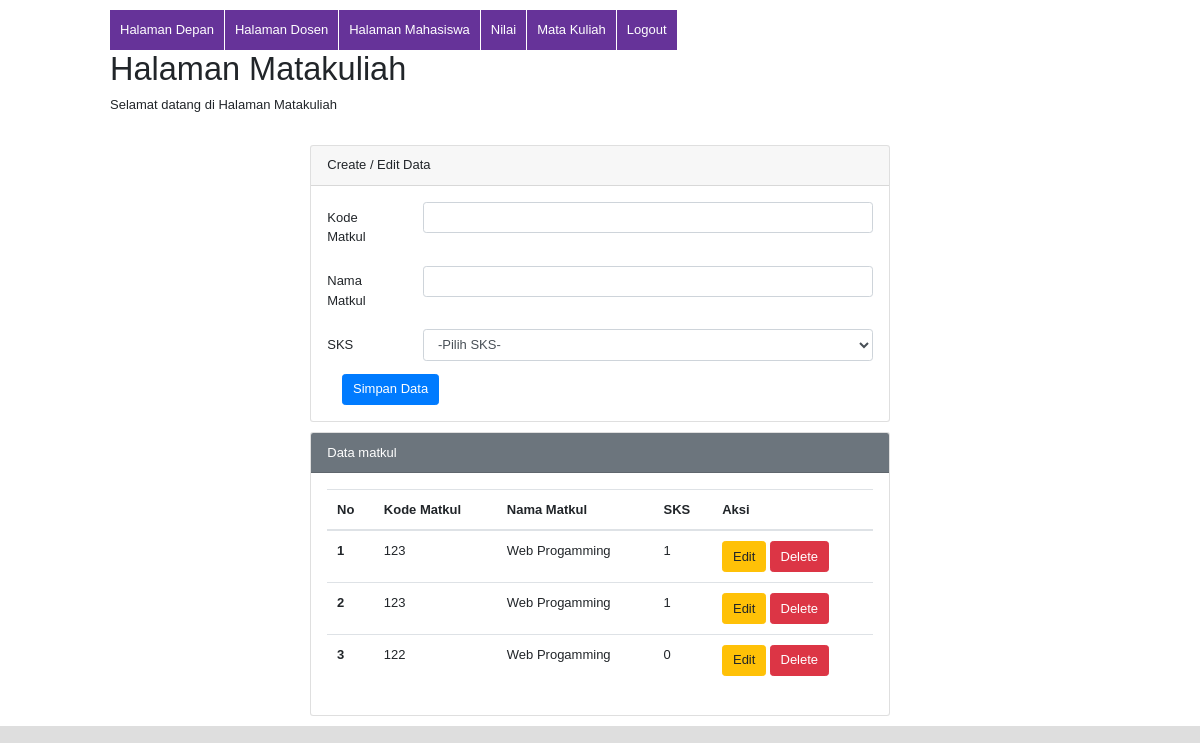
The app's page /admin_matkul.php (signed in) with its own data.
### tables this page shows
CREATE TABLE `matkul` (
  `id` int(11) NOT NULL,
  `kode_matkul` varchar(25) NOT NULL,
  `nama_matkul` varchar(50) NOT NULL,
  `sks` int(25) NOT NULL
);

### koneksi.php (called while the page is built, shortened)
<?php
$kode_matkul    = '';
$nama_matkul    = '';
?>

### admin_matkul.php (the view, shortened to what this page needs)
<?php
include("enc_header.php");
?>
<h1>Halaman Matakuliah</h1>
Selamat datang di Halaman Matakuliah
<?php
include("enc_footer.php");
?>
<!DOCTYPE html>
<html lang="en">
<head>
    <link rel="stylesheet" href="https://stackpath.bootstrapcdn.com/bootstrap/4.4.1/css/bootstrap.min.css">
</head>
<body>
    <div class="max-auto">
        <div class="card">
            <div class="card-header">
                Create / Edit Data
            </div>
            <div class="card-body">
                <form action="" method="POST">
                    <div class="form-group row">
                        <label for="kode_matkul" class="col-sm-2 col-form-label">Kode Matkul</label>
                        <div class="col-sm-10">
                            <input type="text" class="form-control" id="kode_matkul" name="kode_matkul" value="<?php echo $kode_matkul ?>">
                        </div>
                    </div>
                    <div class="form-group row">
                        <label for="nama_matkul" class="col-sm-2 col-form-label">Nama Matkul</label>
                        <div class="col-sm-10">
                            <input type="text" class="form-control" id="nama_matkul" name="nama_matkul" value="<?php echo $nama_matkul ?>">
                        </div>
                    </div>
                    <div class="form-group row">
                        <label for="sks" class="col-sm-2 col-form-label">SKS</label>
                        <div class="col-sm-10">
                            <select class="form-control" name='sks' id="sks">
                                <option value="">-Pilih SKS-</option>
                            </select>
                        </div>
                    </div>
                    <div class="col-12">
                        <input type="submit" name="simpan" value="Simpan Data" class="btn btn-primary">
                    </div>
                </form>
            </div>
        </div>
        <div class="card">
            <div class="card-header text-white bg-secondary">
                Data matkul
            </div>
            <div class="card-body">
                <table class="table">
                    <thead>
                        <tr>
                            <th scope="col"> No</th>
                            <th scope="col"> Kode Matkul</th>
                            <th scope="col"> Nama Matkul</th>
                            <th scope="col"> SKS</th>
                            <th scope="col"> Aksi</th>
                        </tr>
                    </thead>
                    <tbody>
                        <?php
                        $sql_matkul2   = "select * from matkul order by id desc";
                        $q_matkul2     = mysqli_query($koneksi, $sql_matkul2);
                        $urut   = 1;
                        while ($r_matkul2 = mysqli_fetch_array($q_matkul2)) {
                            $id         = $r_matkul2['id'];
                            $kode_matkul        = $r_matkul2['kode_matkul'];
                            $nama_matkul       = $r_matkul2['nama_matkul'];
                            $sks   = $r_matkul2['sks'];
                        ?>
                            <tr>
                                <th scope="row"><?php echo $urut++ ?></th>
                                <td scope="row"><?php echo $kode_matkul ?></td>
                                <td scope="row"><?php echo $nama_matkul ?></td>
                                <td scope="row"><?php echo $sks ?></td>
                                <td scope="row">
                                    <a href="admin_matkul.php?op=edit&id=<?php echo $id ?>"><button type="button" class="btn btn-warning">Edit</button></a>
                                    <a href="admin_matkul.php?op=delete&id=<?php echo $id ?>" onclick="return confirm('Yakin mau delete data?')"><button type="button" class="btn btn-danger">Delete</button></a>
                                </td>
                            </tr>
                        <?php
                        }
                        ?>
                    </tbody>
                </table>
            </div>
        </div>
    </div>
</body>
</html>

### style.css (style rules this page uses)
* { font-family:Arial, Helvetica, sans-serif; font-size: 13px; }
html { background-color: #dedede; }
h1 { font-size: 30px; }

### admin_matkul.php (style rules this page uses)
.max-auto { width: 600px; margin: auto; padding: 10px; border-radius: 5px; }
.card { margin-top: 10px; }

### records on screen
matkul: kode_matkul "123", nama_matkul "Web Progamming", sks "1"
matkul: kode_matkul "123", nama_matkul "Web Progamming", sks "1"
matkul: kode_matkul "122", nama_matkul "Web Progamming", sks "0"
